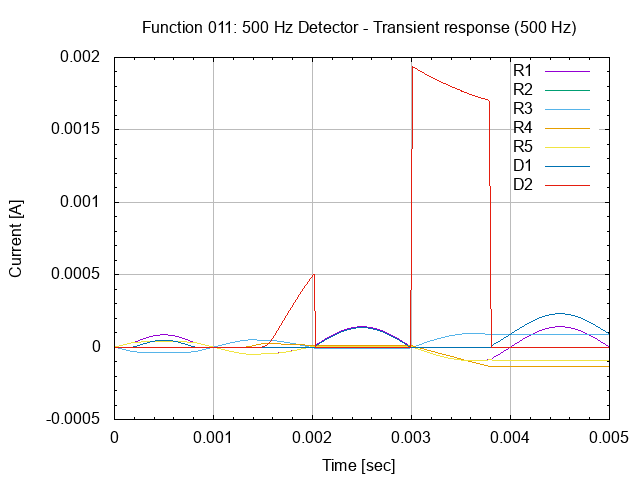

Reproduce this figure in gnuplot.
# setup terminal
set term png

# setup graph
set output "26.011.00.02.01.02.png"
set title "Function 011: 500 Hz Detector - Transient response (500 Hz)"

# setup Y-axis
set grid ytics lt 1 lw 1 lc rgb "#bbbbbb"
set mytics
set ylabel "Current [A]"

# setup X-axis
set grid xtics lt 1 lw 1 lc rgb "#bbbbbb"
set mxtics
set xrange [0:0.005]
set xlabel "Time [sec]"

# setup plot style
set style data lines
plot '26.011.00.02.01.dat' using 1:2 title "R1", \
     '26.011.00.02.01.dat' using 1:3 title "R2", \
     '26.011.00.02.01.dat' using 1:4 title "R3", \
     '26.011.00.02.01.dat' using 1:5 title "R4", \
     '26.011.00.02.01.dat' using 1:6 title "R5", \
     '26.011.00.02.01.dat' using 1:7 title "D1", \
     '26.011.00.02.01.dat' using 1:8 title "D2"

# set output back to default
set output

# reset terminal type
set terminal pop
